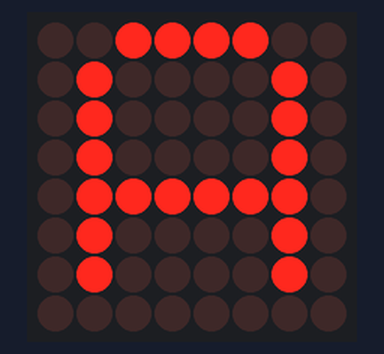
This sketch was run on a simulated ESP8266 (NodeMCU). Shown: 8×8 LED matrix. Wiring (inferred from the names in the program): MAX7219 LED driver (orientation assumed): CS D8.

Above: at 11.9 s.
At 13.1 s:
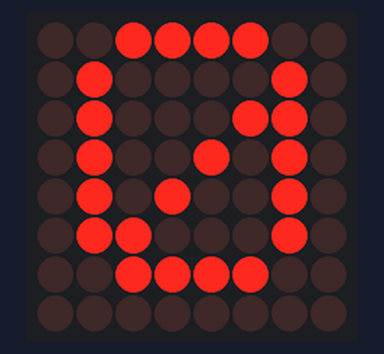
At 14.1 s:
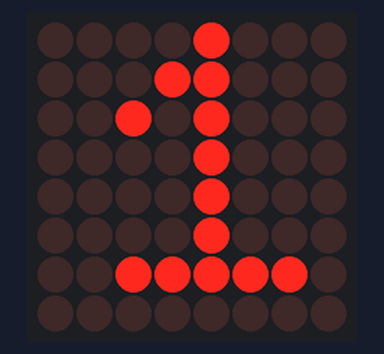
At 17.1 s:
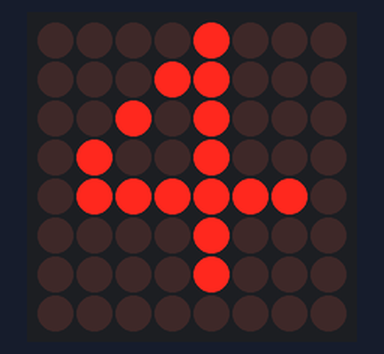
At 19.1 s:
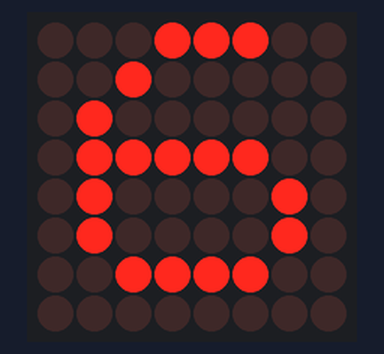
At 22.1 s:
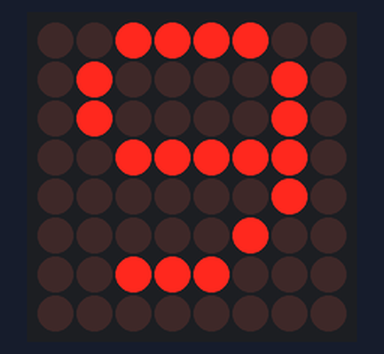

Measured:
- what the display in image 0 shows lasts 1.1 s, from 11.9 s to 13.0 s
- what the display in image 1 shows lasts 1.0 s, from 13.0 s to 14.0 s

The sketch:

scrollMatriz.ino
```cpp
#include <SPI.h>

#define CS_MAX D8  // Chip select do MAX7219

// ================================
// Envia um comando para o MAX7219
// reg  = registrador (1 a 8 = linhas)
// data = bits da linha
// ================================
void sendMAX(byte reg, byte data) {
  digitalWrite(CS_MAX, LOW);
  SPI.transfer(reg);
  SPI.transfer(data);
  digitalWrite(CS_MAX, HIGH);
}

// ================================
// Variavel que controla a direção da animação
// ================================
int direcao = 1;


// ================================
// Mostrar "quadrado 2x2" na matriz
// ================================
byte quadrado[8] = {
  0x00,
  0x00,
  0x18,
  0x18,
  0x00,
  0x00,
  0x00,
  0x00
};


// ================================
// Boneco corpo inteiro
// ================================
const byte boneco[8] = {
  0b00111000,
  0b00111000,
  0b00010000,
  0b00111000,
  0b01010000,
  0b00010000,
  0b00101000,
  0b01000100
};


const byte boneco1[8] = {
  0b00111000,
  0b00111000,
  0b00010000,
  0b00111000,
  0b00010100,
  0b00010000,
  0b01000100,
  0b00101000
};


// ================================
// Mostrar " "(espaço) na matriz
// ================================
const byte espaco[8] = {
  0x00,
  0x00,
  0x00,
  0x00,
  0x00,
  0x00,
  0x00,
  0x00
};


// ================================
// Minha biblioteca Alfabeto de A a Z e de 0 a 9
// ================================
const byte font[][8] = {
  //A index[0]
  {0x3C,0x42,0x42,0x42,0x7E,0x42,0x42,0x00},
  //B index[1]
  {0x7C,0x42,0x42,0x7C,0x42,0x42,0x7C,0x00},
  //C index[2]
  {0x7E,0x80,0x80,0x80,0x80,0x80,0x7E,0x00},
  // D index[3]
  {0x7C,0x42,0x42,0x42,0x42,0x42,0x7C,0x00},
  // E index[4]
  {0x7E,0x40,0x40,0x7C,0x40,0x40,0x7E,0x00},
  // F index[5]
  {0x7E,0x40,0x40,0x7C,0x40,0x40,0x40,0x00},
  // G index[6]
  {0x3C,0x42,0x40,0x4E,0x42,0x42,0x3C,0x00},
  // H index[7]
  {0x42,0x42,0x42,0x7E,0x42,0x42,0x42,0x00},
  // I index[8]
  {0x3E,0x08,0x08,0x08,0x08,0x08,0x3E,0x00},
  // J index[9]
  {0x1E,0x04,0x04,0x04,0x44,0x44,0x38,0x00},
  // K index[10]
  {0x42,0x44,0x48,0x70,0x48,0x44,0x42,0x00},
  // L index[11]
  {0x40,0x40,0x40,0x40,0x40,0x40,0x7E,0x00},
  // Mindex[12]
  {0x42,0x66,0x5A,0x5A,0x42,0x42,0x42,0x00},
  // N index[13]
  {0x42,0x62,0x52,0x4A,0x46,0x42,0x42,0x00},
  // O index[14]
  {0x3C,0x42,0x42,0x42,0x42,0x42,0x3C,0x00},
  // P index[15]
  {0x7C,0x42,0x42,0x7C,0x40,0x40,0x40,0x00},
  // Q index[16]
  {0x3C,0x42,0x42,0x42,0x4A,0x44,0x3A,0x00},
  // R index[17]
  {0x7C,0x42,0x42,0x7C,0x48,0x44,0x42,0x00},
  // S index[18]
  {0x3C,0x42,0x40,0x3C,0x02,0x42,0x3C,0x00},
  // T index[19]
  {0x7F,0x08,0x08,0x08,0x08,0x08,0x08,0x00},
  // U index[20]
  {0x42,0x42,0x42,0x42,0x42,0x42,0x3C,0x00},
  // V index[21]
  {0x42,0x42,0x42,0x42,0x42,0x24,0x18,0x00},
  // W index[22]
  {0x42,0x42,0x42,0x5A,0x5A,0x66,0x42,0x00},
  // X index[23]
  {0x42,0x24,0x18,0x18,0x18,0x24,0x42,0x00},
  // Y index[24]
  {0x42,0x24,0x18,0x08,0x08,0x08,0x08,0x00},
  // Z index[25]
  {0x7E,0x02,0x04,0x18,0x20,0x40,0x7E,0x00},


  // 0 index[26]
  {0x3C,0x42,0x46,0x4A,0x52,0x62,0x3C,0x00},
  // 1 index[27]
  {0x08,0x18,0x28,0x08,0x08,0x08,0x3E,0x00},
  // 2 index[28]
  {0x3C,0x42,0x02,0x0C,0x30,0x40,0x7E,0x00},
  // 3 index[29]
  {0x3C,0x42,0x02,0x1C,0x02,0x42,0x3C,0x00},
  // 4 index[30]
  {0x08,0x18,0x28,0x48,0x7E,0x08,0x08,0x00},
  // 5 index[31]
  {0x7E,0x40,0x40,0x7C,0x02,0x42,0x3C,0x00},
  // 6 index[32]
  {0x1C,0x20,0x40,0x7C,0x42,0x42,0x3C,0x00},
  // 7 index[33]
  {0x7E,0x02,0x04,0x08,0x10,0x10,0x10,0x00},
  // 8 index[34]
  {0x3C,0x42,0x42,0x3C,0x42,0x42,0x3C,0x00},
  // 9 index[35]
  {0x3C,0x42,0x42,0x3E,0x02,0x04,0x38,0x00}
};


// ================================
// Mostrar "smile" na matriz
// ================================
const byte smile[8] = {
  0x3C,
  0x42,
  0xA5,
  0x81,
  0xA5,
  0x99,
  0x42,
  0x3C
};


// ================================
// Mostrar "coração" na matriz
// ================================
const byte coracao[8] = {
  0xFF,
  0x99,
  0x00,
  0x00,
  0x81,
  0xC3,
  0xE7,
  0xFF
};

const byte coracao1[8] = {
  0x00,
  0x66,
  0xFF,
  0xFF,
  0x7E,
  0x3C,
  0x18,
  0x00
};


// ================================
// Vetor de letras que irão aparecer
// ================================
const byte* texto[] = {
  font[19],
  font[4],
  font[2],
  font[13],
  font[14],
  font[11],
  font[14],
  font[6],
  font[8],
  font[0]
};


// ================================
// Buffer
// ================================
byte fb[8];

// ================================
// Envia o buffer para o MAX
// ================================
void drawFB() {
  for (byte i = 0; i < 8; i++) {
    sendMAX(i + 1, fb[i]);
  }
}

// ================================
// Carrega uma letra
// ================================
void loadLetter(const byte letter[8]) {
  for (byte i = 0; i < 8; i++) {
    fb[i] = letter[i];
  }
}

// ================================
// Limpa o buffer
// ================================
void clearFB() {
  for (byte i = 0; i < 8; i++) {
    fb[i] = 0;
  }
}

// ================================
// Faz a scroll para esquerda simples
// ================================
void scroll() {
  for (byte row = 0; row < 8; row++) {
    fb[row] <<= 1;
  }
}

// ================================
// Vai e volta do objeto na tela
// ================================
void roundTrip() {
  for (byte row = 0; row < 8; row++) {
    if (direcao == 1)
      fb[row] <<= 1;
    else
      fb[row] >>= 1;
  }
}

// ================================
// Verifica se o objeto tocou a borda
// ================================
void checkEdge() {
  for (byte row = 0; row < 8; row++) {
    if (fb[row] & 0b10000000) {
      direcao = -1;  // bateu à direita
    }
    if (fb[row] & 0b00000001) {
      direcao = 1;  // bateu à esquerda
    }
  }
}

// ================================
// Faz a letra entrar pela direita
// ================================
void scrollInLetter(const byte letter[8]) {
  for (int col = 7; col >= 0; col--) {
    for (byte row = 0; row < 8; row++) {
      fb[row] <<= 1;  // anda tudo para esquerda

      if (letter[row] & (1 << col)) {
        fb[row] |= 1;  // entra bit novo pela direita
      }
    }
    drawFB();
    delay(150);
  }
}

// ================================
// Limpa a matriz
// ================================
void clearMatriz() {
  for (byte i = 1; i <= 8; i++) {
    sendMAX(i, 0x00);
  }
}

// ================================
// SETUP
// ================================
void setup() {
  pinMode(CS_MAX, OUTPUT);
  digitalWrite(CS_MAX, HIGH);

  SPI.begin();
  SPI.beginTransaction(SPISettings(100000, MSBFIRST, SPI_MODE0));

  // Inicialização do MAX7219
  sendMAX(0x0C, 0x01);  // sai do shutdown
  sendMAX(0x09, 0x00);  // decode OFF (modo matriz)
  sendMAX(0x0B, 0x07);  // 8 linhas
  sendMAX(0x0A, 0x08);  // brilho médio
  sendMAX(0x0F, 0x00);  // display test OFF

  clearMatriz();
}

// ================================
// LOOP
// ================================
void loop() {
  // Scroll da função texto
  for (byte i = 0; i < (sizeof(texto) / sizeof(texto[0])); i++) {
    scrollInLetter(texto[i]);
  }
  delay(1000);

  // Contagem dos números
  for (byte i = 0; i < 10; i++) {
    int num = 26 + i;
    loadLetter(font[num]);
    drawFB();
    delay(1000);
  }

  // Animação do coração
  for (int repeticao = 0; repeticao < 5; repeticao++) {
    loadLetter(coracao);
    drawFB();
    sendMAX(0x0A, 0x03);
    delay(500);

    loadLetter(coracao1);
    drawFB();
    sendMAX(0x0A, 0x0F);
    delay(500);
  }

  // Quadrado se movendo(vai e vem)
  loadLetter(quadrado);

  for (int i = 0; i < 20; i++) {
  drawFB();
  delay(200);
  checkEdge();
  roundTrip();
  }

  // Bonequinho andando
  for (int i = 0; i < 10; i++) {
    loadLetter(boneco);
    drawFB();
    delay(300);

    loadLetter(boneco1);
    drawFB();
    delay(300);
  }
}
```
